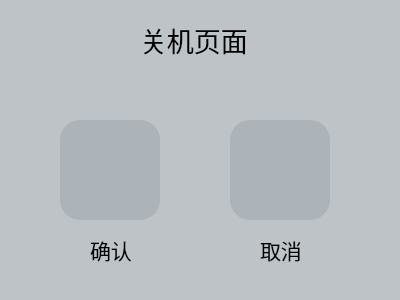
<?xml version="1.0" encoding="UTF-8"?>
<ui version="4.0">
 <class>PageClose</class>
 <widget class="QDialog" name="PageClose">
  <property name="geometry">
   <rect>
    <x>0</x>
    <y>0</y>
    <width>400</width>
    <height>300</height>
   </rect>
  </property>
  <property name="windowTitle">
   <string>Dialog</string>
  </property>
  <property name="styleSheet">
   <string notr="true">QMainWindow,QDialog{background-color:#bdc3c7;}</string>
  </property>
  <widget class="QPushButton" name="affirmButton">
   <property name="geometry">
    <rect>
     <x>60</x>
     <y>120</y>
     <width>100</width>
     <height>100</height>
    </rect>
   </property>
   <property name="styleSheet">
    <string notr="true">QPushButton{
border-radius: 20px;
border:5px 11c4d4;
background-repeat:no-repeat;
background-color:#ADB4B9;
}
QPushButton::hover{
background:lightgray;
}</string>
   </property>
   <property name="text">
    <string/>
   </property>
   <property name="icon">
    <iconset resource="res.qrc">
     <normaloff>:/new/icon/icon/power.png</normaloff>:/new/icon/icon/power.png</iconset>
   </property>
   <property name="iconSize">
    <size>
     <width>80</width>
     <height>80</height>
    </size>
   </property>
  </widget>
  <widget class="QPushButton" name="exitButton">
   <property name="geometry">
    <rect>
     <x>230</x>
     <y>120</y>
     <width>100</width>
     <height>100</height>
    </rect>
   </property>
   <property name="styleSheet">
    <string notr="true">QPushButton{
border-radius: 20px;
border:5px 11c4d4;
background-repeat:no-repeat;
background-color:#ADB4B9;
}
QPushButton::hover{
background:lightgray;
}</string>
   </property>
   <property name="text">
    <string/>
   </property>
   <property name="icon">
    <iconset resource="res.qrc">
     <normaloff>:/new/icon/icon/cancel_1.png</normaloff>:/new/icon/icon/cancel_1.png</iconset>
   </property>
   <property name="iconSize">
    <size>
     <width>80</width>
     <height>80</height>
    </size>
   </property>
  </widget>
  <widget class="QLabel" name="label">
   <property name="geometry">
    <rect>
     <x>140</x>
     <y>20</y>
     <width>120</width>
     <height>40</height>
    </rect>
   </property>
   <property name="text">
    <string>&lt;html&gt;&lt;head/&gt;&lt;body&gt;&lt;p&gt;&lt;span style=&quot; font-size:20pt;&quot;&gt;关机页面&lt;/span&gt;&lt;/p&gt;&lt;/body&gt;&lt;/html&gt;</string>
   </property>
  </widget>
  <widget class="QLabel" name="label_2">
   <property name="geometry">
    <rect>
     <x>260</x>
     <y>230</y>
     <width>61</width>
     <height>41</height>
    </rect>
   </property>
   <property name="text">
    <string>&lt;html&gt;&lt;head/&gt;&lt;body&gt;&lt;p&gt;&lt;span style=&quot; font-size:16pt;&quot;&gt;取消&lt;/span&gt;&lt;/p&gt;&lt;/body&gt;&lt;/html&gt;</string>
   </property>
  </widget>
  <widget class="QLabel" name="label_3">
   <property name="geometry">
    <rect>
     <x>90</x>
     <y>230</y>
     <width>61</width>
     <height>41</height>
    </rect>
   </property>
   <property name="text">
    <string>&lt;html&gt;&lt;head/&gt;&lt;body&gt;&lt;p&gt;&lt;span style=&quot; font-size:16pt;&quot;&gt;确认&lt;/span&gt;&lt;/p&gt;&lt;/body&gt;&lt;/html&gt;</string>
   </property>
  </widget>
 </widget>
 <resources>
  <include location="res.qrc"/>
 </resources>
 <connections/>
</ui>
